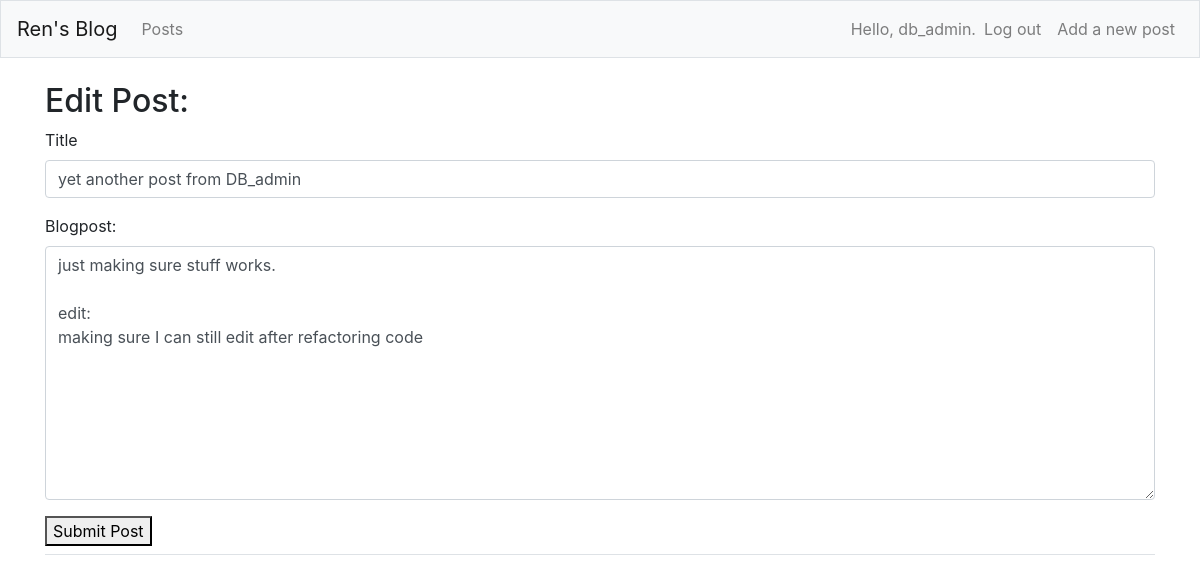
The page /edit_post/5 (signed in) on the database its author committed.
### blogs/models.py (models this page shows, shortened)
class BlogPost(models.Model):
    date_added = models.DateTimeField(auto_now_add=True)
    title = models.CharField(max_length=64, unique=True)
    text = models.TextField()
    owner = models.ForeignKey(User, on_delete=models.CASCADE)

### blogs/views.py (the view)
# urls.py: path('edit_post/<int:post_id>', views.edit_post, name='edit_post'),
@login_required
def edit_post(request, post_id):
    post = BlogPost.objects.get(id=post_id)
    check_topic_owner(post, request)
    if request.method != 'POST':
        form = BlogForm(instance=post)
    else:
        form = BlogForm(instance=post, data=request.POST)
        if form.is_valid():
            form.save()
            return redirect('blogs:post', post_id=post.id)
    context = {'post': post, 'form': form}
    return render(request, 'blogs/edit_post.html', context)

### blogs/forms.py
class BlogForm(forms.ModelForm):
    class Meta:
        model = BlogPost
        fields = ['title','text']
        labels = {'text': 'Blogpost:'}
        widgets = {'text': forms.Textarea(attrs={'cols':80})}

### blogs/views.py (called while the page is built)
def check_topic_owner(post, request):
    if post.owner != request.user:
        raise Http404

### blogs/templates/blogs/edit_post.html (shortened to what this page needs)
{% extends 'blogs/base.html' %}
{% load bootstrap4 %}
{% block page_header %}
<h2>Edit Post:</h2>
{% endblock page_header %}
{% block content %}
    <form action = "{% url 'blogs:edit_post' post.id %}" method='post'>
      {% bootstrap_form form %}
      {% buttons  %}
      <button name="submit">Submit Post</button>
      {% endbuttons %}
      </form>
{% endblock content %}

### blogs/templates/blogs/base.html (shortened to what this page needs)
{% load bootstrap4 %}
<!doctype html>
<html lang="en">
<head>
    {% bootstrap_css %}
</head>
<body>
    <nav class="navbar navbar-expand-md navbar-light bg-light mb-4 border">
        <a class="navbar-brand" href="{% url 'blogs:index' %}">
            Ren's Blog
        </a>
        <div class="collapse navbar-collapse" id="navbarCollapse">
            <ul class="navbar-nav mr-auto">
                <li class="nav-item">
                    <a class="nav-link" href="{% url 'blogs:posts' %}">
                        Posts
                    </a>
                </li>
            </ul>
            <ul class="navbar-nav ml-auto">
                {% if user.is_authenticated %}
                <li class="nav-item">
                    <span class="navbar-text">Hello, {{ user.username }}.</span>
                </li>
                <li class="nav-item">
                    <a class="nav-link" href="{% url 'users:logout' %}">Log out</a>
                </li>
                <li class="nav-item">
                    <a class="nav-link" href="{% url 'blogs:new_post' %}">
                        Add a new post
                    </a>
                </li>
                {% endif %}
            </ul>
        </div>
    </nav>
    <main role="main" class="container">
        <div class="pb-2 mb-2 border-bottom">
            {% block page_header %}{% endblock page_header %}
        <div>
            {% block content %}{% endblock content%}
        </div>
    </main>
</body>
</html>

### rows shown on the page
BlogPost: title "yet another post from DB_admin", text "just making sure stuff works. edit: making sure I can still edit after refactoring code"

### other values the page prints
{{ user.username }} "db_admin"
